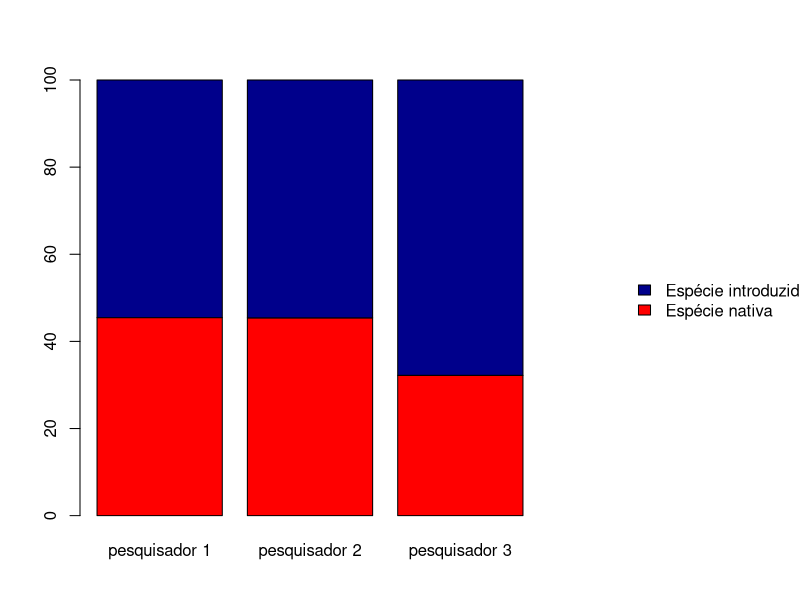

Recreate this plot in R.
## ---- chunk 1
observados <- c(520, 470)
esperados <- c(0.5, 0.5)

observados
esperados
## ---- chunk 2
chisq.test(x = observados, p = esperados)
## ---- chunk 3
flores.observadas <- c(170, 130)
flores.esperadas <- c(0.7, 0.3)
## ---- chunk 4
chisq.test(x = flores.observadas, p = flores.esperadas)
## ---- chunk 5
siris.observados <- c(1380, 1280)
siris.esperados <- c(0.5, 0.5)

chisq.test(x = siris.observados, p = siris.esperados)
## ---- chunk 6
arvores.observadas <- c(55, 31, 27)
arvores.esperadas <- c(1/3, 1/3, 1/3)

chisq.test(x = arvores.observadas, p = arvores.esperadas)
## ---- chunk 7
resultado <- chisq.test(x = arvores.observadas, p = arvores.esperadas)

resultado$expected
## ---- chunk 8
N.especies <- c(12, 24)
prop.especies <- c(0.5, 0.5)

chisq.test(x = N.especies, p = prop.especies, simulate.p.value = FALSE)

chisq.test(x = N.especies, p = prop.especies, simulate.p.value = TRUE)
## ---- chunk 9
dados <- matrix(data = c(55, 75, 90, 110), ncol = 2, byrow = TRUE)
rownames(dados) <- c("Espécie A", "Espécie B")
colnames(dados) <- c("Com parasita", "Sem parasita")
dados
## ---- chunk 10
chisq.test(x = dados)
## ---- chunk 11
ano <- c(rep("Ano 1", 150), rep("Ano 2", 225))
sexo <- c(rep("macho", 55), rep("fêmea", 95), rep("macho", 105), rep("fêmea", 120))

dados <- data.frame(cbind(ano, sexo))
head(dados)

tab.cont <- table(dados)
tab.cont
## ---- chunk 12
chisq.test(tab.cont)
## ---- chunk 13
pesquisadores <- c("pesquisador 1", "pesquisador 2", "pesquisador 3")
sp.nativa <- c(70, 79, 38)
sp.introduzida <- c(84, 95, 80)

dados <- matrix(c(sp.nativa, sp.introduzida), nrow = 2, byrow = T)

colnames(dados) <- pesquisadores
rownames(dados) <- c("Espécie nativa", "Espécie introduzida")

dados
## ---- chunk 14
chisq.test(dados)
## ---- chunk 15
p1.p2 <- dados [, -3]
p1.p3 <- dados [, -2]
p2.p3 <- dados [, -1]
## ---- chunk 16
chisq.test(p1.p2)
chisq.test(p1.p3)
chisq.test(p2.p3)
## ---- chunk 17
tabela <- prop.table(x = dados)
tabela
## ---- chunk 18
tabela <- prop.table(x = dados)*100
tabela
## ---- chunk 19
prop.table(x = dados, margin = 1)*100
prop.table(x = dados, margin = 2)*100
## ---- chunk 20
tabela <- prop.table(x = dados, margin = 2)*100

par(mar = c(4, 4, 4, 13))

barplot(tabela, 
        col = c("red", "darkblue"), 
        legend.text = TRUE, 
        args.legend = list(x = "right", bty = "n", inset = -0.6))
